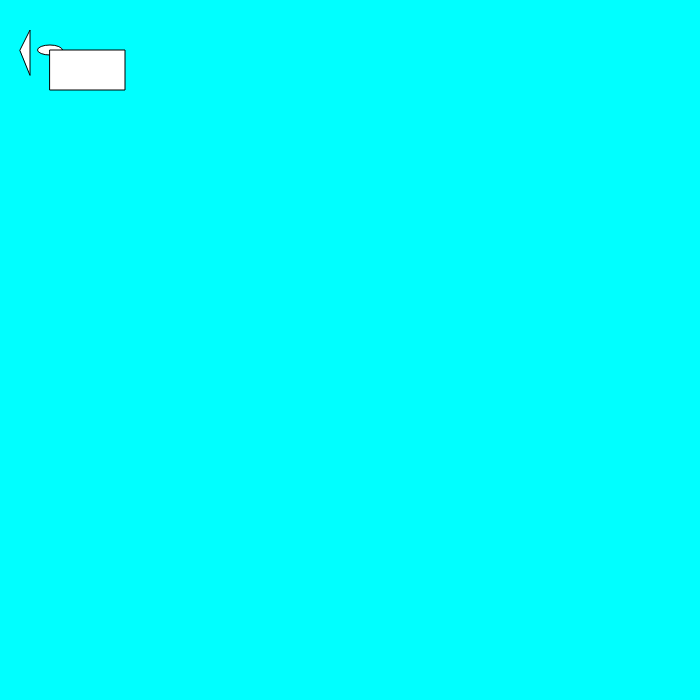
Frame 1 (no input)
Frame 60 (no input): identical to frame 1, image omitted
Frame 120 (the mouse pressed at the canvas centre since frame 60): identical to frame 1, image omitted

The p5.js sketch that drew this single still picture (run headless with seeded random() and noise() and a simulated clock; from frame 60 on, the mouse is pressed at the canvas centre):

// p5.js sketch
// ── sketch.js
function setup() {
  // put setup code here
  createCanvas(700, 700);
  background(0, 255, 255);
  ellipse(50, 50, 25, 10);
  rect(50, 50, 75, 40);
  triangle(20, 50, 30, 30, 30, 75);
}

function draw() {
  // put drawing code here
}
